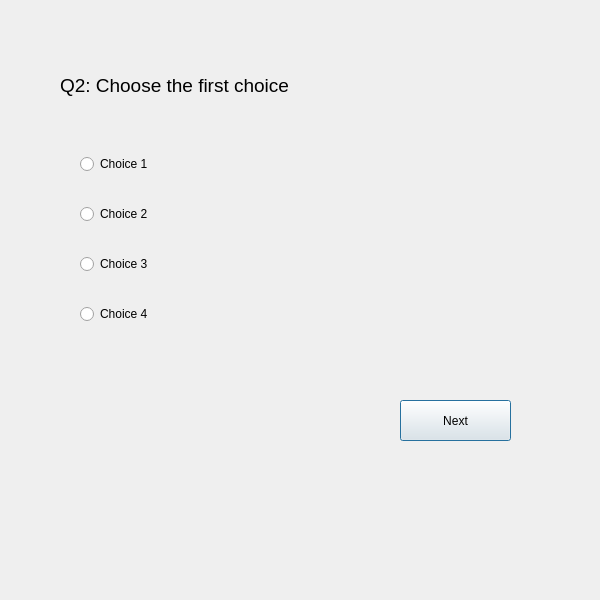
<?xml version="1.0" encoding="UTF-8"?>
<ui version="4.0">
 <class>SecondQuestion</class>
 <widget class="QDialog" name="SecondQuestion">
  <property name="geometry">
   <rect>
    <x>0</x>
    <y>0</y>
    <width>600</width>
    <height>600</height>
   </rect>
  </property>
  <property name="windowTitle">
   <string>Dialog</string>
  </property>
  <widget class="QWidget" name="layoutWidget">
   <property name="geometry">
    <rect>
     <x>80</x>
     <y>130</y>
     <width>221</width>
     <height>221</height>
    </rect>
   </property>
   <layout class="QVBoxLayout" name="verticalLayout">
    <item>
     <widget class="QRadioButton" name="radioButton1">
      <property name="text">
       <string>Choice 1</string>
      </property>
     </widget>
    </item>
    <item>
     <widget class="QRadioButton" name="radioButton2">
      <property name="text">
       <string>Choice 2</string>
      </property>
     </widget>
    </item>
    <item>
     <widget class="QRadioButton" name="radioButton3">
      <property name="text">
       <string>Choice 3</string>
      </property>
     </widget>
    </item>
    <item>
     <widget class="QRadioButton" name="radioButton4">
      <property name="text">
       <string>Choice 4</string>
      </property>
     </widget>
    </item>
   </layout>
  </widget>
  <widget class="QLabel" name="label">
   <property name="geometry">
    <rect>
     <x>60</x>
     <y>40</y>
     <width>361</width>
     <height>91</height>
    </rect>
   </property>
   <property name="font">
    <font>
     <pointsize>14</pointsize>
    </font>
   </property>
   <property name="text">
    <string>Q2: Choose the first choice </string>
   </property>
  </widget>
  <widget class="QPushButton" name="pushButton">
   <property name="geometry">
    <rect>
     <x>400</x>
     <y>400</y>
     <width>111</width>
     <height>41</height>
    </rect>
   </property>
   <property name="text">
    <string>Next</string>
   </property>
  </widget>
 </widget>
 <resources/>
 <connections/>
</ui>
